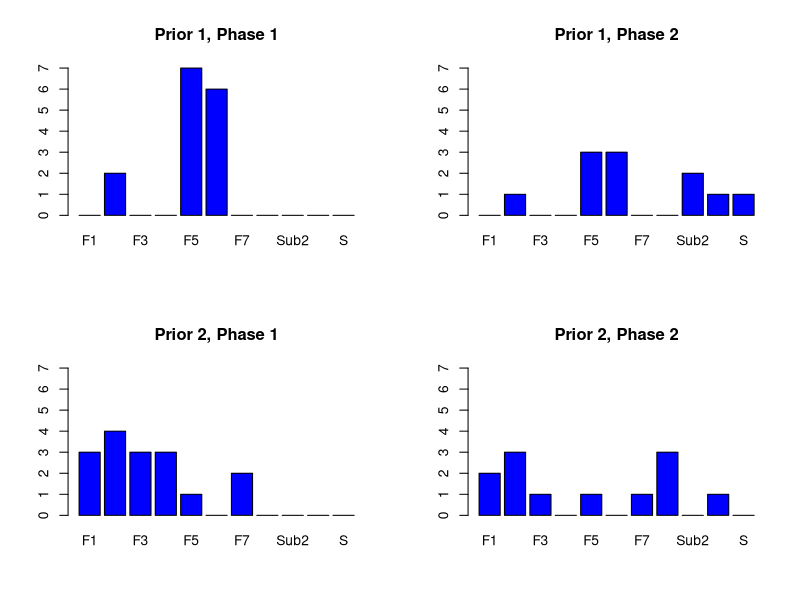

This figure's R source:
par(mfrow=c(2,2))
labels=c("F1","F2","F3","F4","F5","F6","F7",
         "Sub1","Sub2","Sub3","S")
#Prior 1, Phase1
n<-c(0,2,0,0,7,6,0,0,0,0,0)
barplot(n,
        names.arg=labels,col="blue",ylim=c(0,7),
        main="Prior 1, Phase 1")

#Prior 1, Phase2
n<-c(0,1,0,0,3,3,0,0,2,1,1)
barplot(n,
        names.arg=labels,col="blue",ylim=c(0,7),
        main="Prior 1, Phase 2")


#Prior 2, Phase1
n<-c(3,4,3,3,1,0,2,0,0,0,0)
barplot(n,
        names.arg=labels,col="blue",ylim=c(0,7),
        main="Prior 2, Phase 1")

#Prior 2, Phase2
n<-c(2,3,1,0,1,0,1,3,0,1,0)
barplot(n,
        names.arg=labels,col="blue",ylim=c(0,7),
        main="Prior 2, Phase 2")
